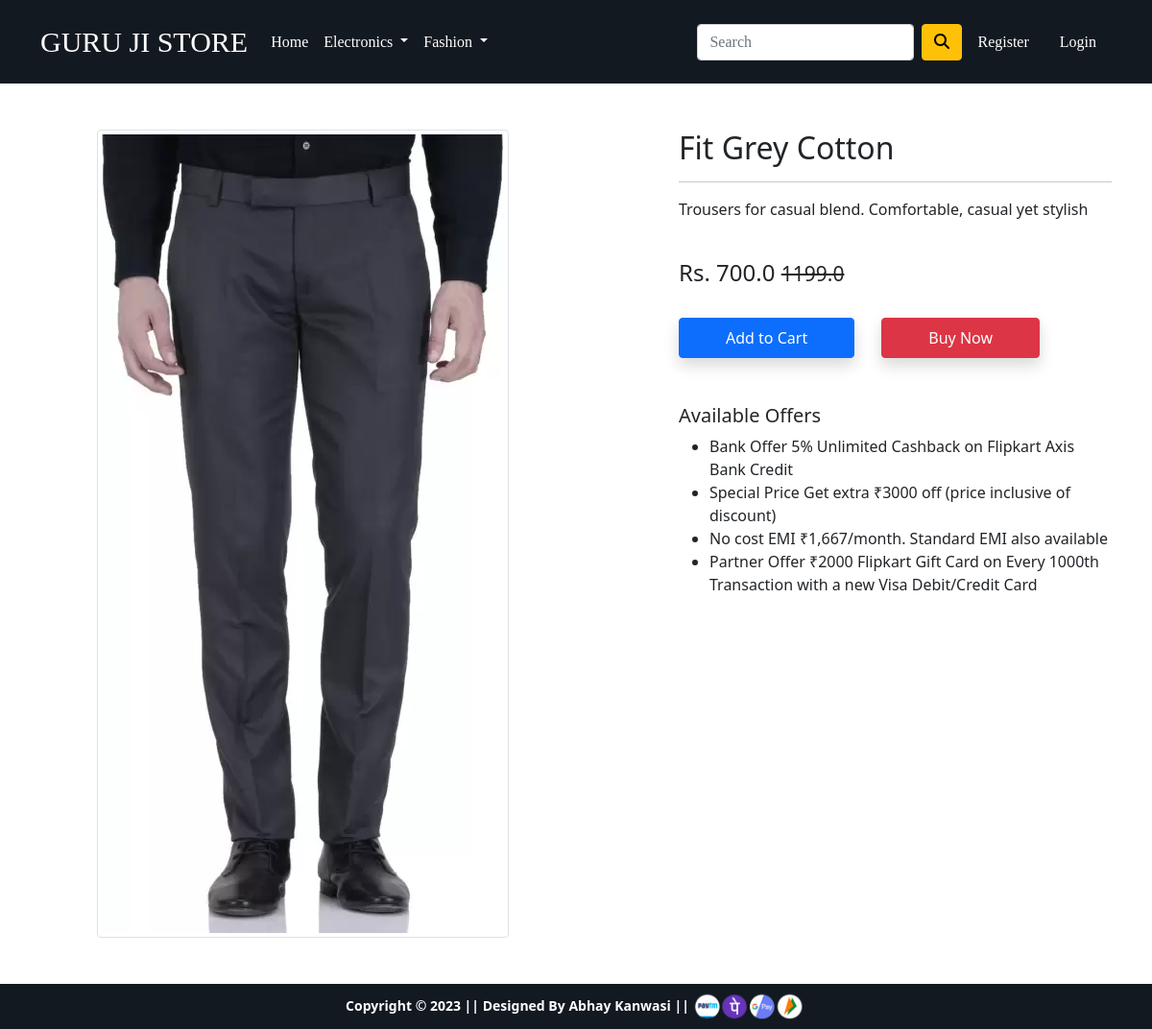
The app's page /product-detail/8 with its own data.
### app/models.py (models this page shows, shortened)
class Product(models.Model):
    title = models.CharField(max_length=100)
    selling_price = models.FloatField()
    discount_price = models.FloatField()
    description = models.TextField()
    brand = models.CharField(max_length=100)
    category = models.CharField(choices=CATEGORY_CHOICES, max_length=2)
    product_image = models.ImageField(upload_to='prouductimg')

### app/views.py (the view)
# urls.py: path('product-detail/<int:pk>', views.ProductDetailView.as_view(), name='product-detail'),
class ProductDetailView(View):
    def get(self, request, pk):
      product = Product.objects.get(pk=pk)
      return render(request, 'app/productdetail.html', {'product' : product})

### app/templates/app/productdetail.html (shortened to what this page needs)
{% extends 'app/base.html' %}
{% load static %}
{% block main-content %}
<div class="container my-5">
 <div class="row">
  <div class="col-sm-6 text-center align-self-center">
   <img src="{{product.product_image.url}}" alt="" class="img-fluid img-thumbnail">
  </div>
  <div class="col-sm-5 offset-sm-1">
   <h2>{{product.title}}</h2>
   <hr>
   <p>{{product.description}}</p> <br>
   <h4>Rs. {{product.discount_price}} <small class="fw-light text-decoration-line-through">{{product.selling_price}} </small></h4> <br>
   <a href="{% url 'add-to-cart' %}" class="btn btn-primary shadow px-5 py-2">Add to Cart</a>
   <a href="{% url 'buy-now' %}" class="btn btn-danger shadow px-5 py-2 ms-4">Buy Now</a>
   <h5 class="mt-5">Available Offers</h5>
   <ul>
    <li>Bank Offer 5% Unlimited Cashback on Flipkart Axis Bank Credit</li>
    <li>Special Price Get extra ₹3000 off (price inclusive of discount)</li>
    <li>No cost EMI ₹1,667/month. Standard EMI also available</li>
    <li>Partner Offer ₹2000 Flipkart Gift Card on Every 1000th Transaction with a new Visa Debit/Credit Card</li>
   </ul>
  </div>
 </div>
</div>
{% endblock main-content %}

### records on screen
Product: product_image (picture), title "Fit Grey Cotton", description "Trousers for casual blend. Comfortable, casual yet stylish", discount_price "700.0", selling_price "1199.0"
